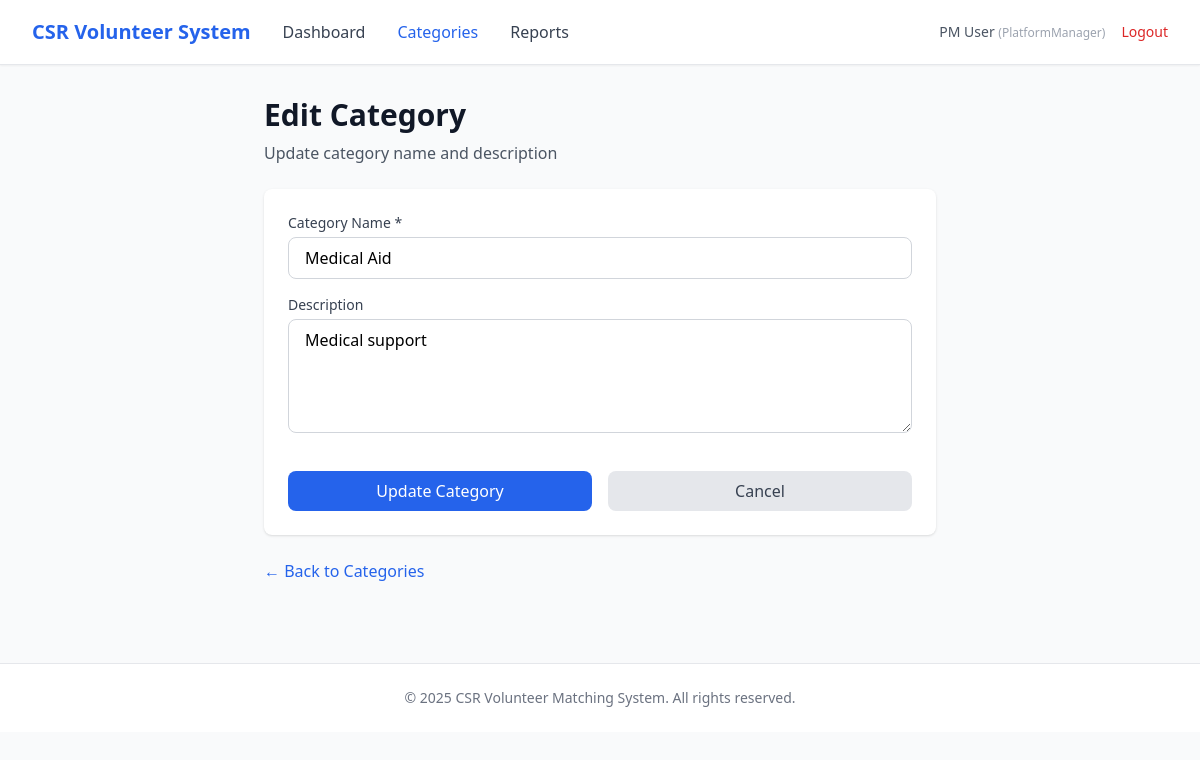
The app's page /pm/categories/2/edit (signed in) with its own data.
### app/entity/user_account.py (models this page shows, shortened)
class UserAccount(UserMixin, db.Model):
    __tablename__ = "user_accounts"
    userID = db.Column(db.Integer, primary_key=True, autoincrement=True)  # explicit auto increment
    name = db.Column(db.String(100), nullable=False)
    email = db.Column(db.String(120), nullable=False, unique=True, index=True)
    _password = db.Column("password", db.String(255), nullable=False)
    age = db.Column(db.Integer)
    phoneNumber = db.Column(db.String(20))
    isActive = db.Column(db.Boolean, default=True)
    profileID = db.Column(db.Integer, db.ForeignKey("user_profiles.profileID"), nullable=False)
    profile = db.relationship("UserProfile", back_populates="users", lazy=True)
    @property
    def password(self):
        raise AttributeError("Password is write-only.")
    @password.setter
    def password(self, raw):
        self._password = generate_password_hash(raw)

### app/entity/user_profile.py (models this page shows)
class UserProfile(db.Model):
    __tablename__ = "user_profiles"
    profileID   = db.Column(db.Integer, primary_key=True, autoincrement=True)  # explicit auto increment
    profileName = db.Column(db.String(50), nullable=False, unique=True)
    description = db.Column(db.String(255))
    isActive    = db.Column(db.Boolean, default=True)
    users = db.relationship("UserAccount", back_populates="profile", lazy=True)

### app/entity/category.py (models this page shows)
class Category(db.Model):
    __tablename__ = "categories"
    categoryID   = db.Column(db.Integer, primary_key=True)
    categoryName = db.Column(db.String(100), nullable=False, unique=True)
    description  = db.Column(db.String(255))
    isActive     = db.Column(db.Boolean, default=True)
    requests = db.relationship("Request", back_populates="category", lazy=True)

### app/boundary/routes.py (the view, shortened to what this page needs)
@boundary_bp.route("/pm/categories/<int:category_id>/edit", methods=["GET", "POST"])
@login_required
def pm_edit_category(category_id):
    from app.entity.category import Category
    cat = Category.query.get(category_id)
    if not cat:
        raise NotFound("Category not found.")
    return render_template("pm/edit_category.html", category=cat)

### app/entity/user_account.py (called while the page is built)
@login_manager.user_loader
def load_user(user_id):
    return UserAccount.query.get(int(user_id))

### app/templates/pm/edit_category.html (shortened to what this page needs)
{% extends "base.html" %}
{% block nav_links %}
<a href="{{ url_for('boundary.pm_dashboard') }}" class="text-gray-700 hover:text-primary">Dashboard</a>
<a href="{{ url_for('boundary.pm_categories') }}" class="text-primary font-medium">Categories</a>
<a href="{{ url_for('boundary.pm_reports') }}" class="text-gray-700 hover:text-primary">Reports</a>
{% endblock %}
{% block content %}
<div class="max-w-2xl mx-auto">
    <div class="mb-6">
        <h1 class="text-3xl font-bold text-gray-900">Edit Category</h1>
        <p class="text-gray-600 mt-2">Update category name and description</p>
    </div>
    <div class="bg-white rounded-lg shadow p-6">
        <form method="POST" action="{{ url_for('boundary.pm_edit_category', category_id=category.categoryID) }}">
            <div class="space-y-4">
                <div>
                    <label for="category_name" class="block text-sm font-medium text-gray-700 mb-1">Category Name *</label>
                    <input type="text"
                           id="category_name"
                           name="category_name"
                           value="{{ category.categoryName }}"
                           required
                           class="w-full px-4 py-2 border border-gray-300 rounded-lg focus:ring-2 focus:ring-primary focus:border-transparent">
                </div>
                <div>
                    <label for="description" class="block text-sm font-medium text-gray-700 mb-1">Description</label>
                    <textarea id="description"
                              name="description"
                              rows="4"
                              class="w-full px-4 py-2 border border-gray-300 rounded-lg focus:ring-2 focus:ring-primary focus:border-transparent">{{ category.description or '' }}</textarea>
                </div>
                <div class="flex gap-4 pt-4">
                    <button type="submit"
                            class="flex-1 bg-primary text-white py-2 px-4 rounded-lg hover:bg-blue-700 transition">
                        Update Category
                    </button>
                    <a href="{{ url_for('boundary.pm_categories') }}"
                       class="flex-1 text-center bg-gray-200 text-gray-700 py-2 px-4 rounded-lg hover:bg-gray-300 transition">
                        Cancel
                    </a>
                </div>
            </div>
        </form>
    </div>
    <div class="mt-6">
        <a href="{{ url_for('boundary.pm_categories') }}" class="text-primary hover:text-blue-700">
            ← Back to Categories
        </a>
    </div>
</div>
{% endblock %}

### app/templates/base.html (shortened to what this page needs)
<!DOCTYPE html>
<html lang="en">
<head>
    <script src="https://cdn.tailwindcss.com"></script>
</head>
<body class="bg-gray-50 min-h-screen">
    {% if current_user.is_authenticated %}
    <nav class="bg-white shadow-sm border-b border-gray-200">
        <div class="max-w-7xl mx-auto px-4 sm:px-6 lg:px-8">
            <div class="flex justify-between items-center h-16">
                <div class="flex items-center gap-8">
                    <a href="{{ url_for('boundary.login') }}" class="text-xl font-bold text-primary">
                        CSR Volunteer System
                    </a>
                    {% block nav_links %}{% endblock %}
                </div>
                <div class="flex items-center gap-4">
                    <span class="text-sm text-gray-600">
                        {{ current_user.name }}
                        <span class="text-xs text-gray-400">({{ current_user.profile.profileName }})</span>
                    </span>
                    <a href="{{ url_for('boundary.logout') }}" class="text-sm text-red-600 hover:text-red-700">
                        Logout
                    </a>
                </div>
            </div>
        </div>
    </nav>
    {% endif %}
    <main class="max-w-7xl mx-auto px-4 sm:px-6 lg:px-8 py-8">
        {% block content %}{% endblock %}
    </main>
    <footer class="bg-white border-t border-gray-200 mt-12">
        <div class="max-w-7xl mx-auto px-4 sm:px-6 lg:px-8 py-6">
            <p class="text-center text-sm text-gray-500">
                &copy; 2025 CSR Volunteer Matching System. All rights reserved.
            </p>
        </div>
    </footer>
</body>
</html>

### records on screen
UserAccount: name "PM User"
UserProfile: profile.profileName "PlatformManager"
Category: category_name "Medical Aid", description "Medical support"
